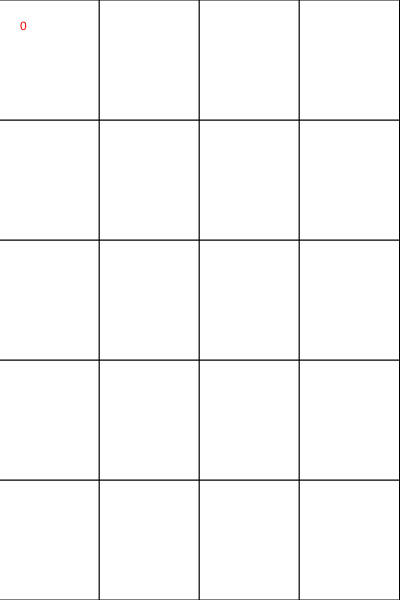
Frame 1 (no input)
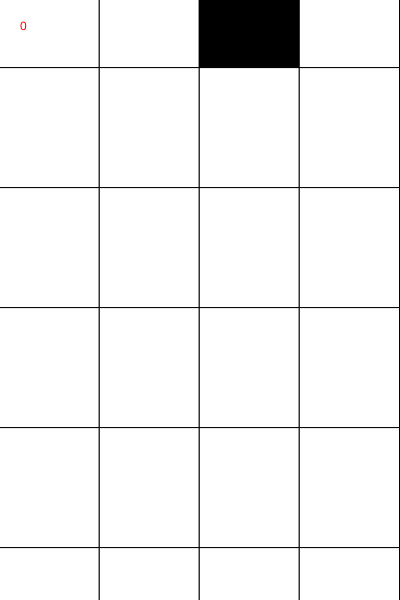
Frame 60 (no input)
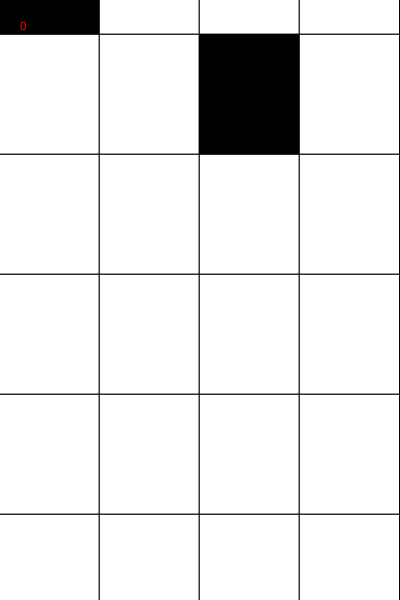
Frame 120 (the mouse pressed at the canvas centre since frame 60)

The p5.js sketch that drew these frames (run headless with seeded random() and noise() and a simulated clock; from frame 60 on, the mouse is pressed at the canvas centre):

// p5.js sketch
// ── sketch.js
tiles = [];
speed = 1;
playing = true
rows = 5
cols = 4
score = 0

function setup() {

	createCanvas(400, 600);
	tileX = width / cols;
	tileY = height / rows;
	for (i = 0; i < rows + 1; i++) {
		tiles.push({
			clicat: true,
			ypos: height - height / rows * i,
			negra: -1
		});
	}

}

function draw() {

	if (playing) {
		play()
	} else {
		background(255, 0, 0)
		fill(255)
		textAlign(CENTER)
		textSize(height/15)
		text(score, width/2, height/2.5+height/10)
		text('RETRY', width/2, height/2+height/10);
	}
}

function mouseClicked() {

	if (!playing) {

		tiles = []
		speed = 1
		playing = true
		score = 0
		setup()

	} else {

		mY = Math.floor(((height - (mouseY - tiles[tiles.length - 1].ypos)) / height * 5) + 1);
		mX = Math.floor(mouseX / width * cols);

		if (tiles[mY].negra === mX) {
			if (!tiles[mY].clicat){
				tiles[mY].clicat = true;
				score +=1;
			}
		} else {
			playing = false;
			speed = 1;
		}
	}

}

function play() {

	background(220);

	if (tiles[tiles.length - 1].ypos > 0) {
		tiles.push({
			clicat: false,
			ypos: tiles[tiles.length - 1].ypos - height / rows,
			negra: Math.floor(random(cols))
		});
		tiles.splice(0, 1);
	}

	for (i = 0; i < tiles.length; i++) {
		for (j = 0; j < cols; j++) {
			if (j == tiles[i].negra) {
				if (tiles[i].clicat) {
					fill(100);
				} else fill(0);
			} else {
				fill(255);
			}
			rect(width / cols * j - 0.5, tiles[i].ypos, tileX, tileY);
		}
		tiles[i].ypos += speed;
	}

	speed += 0.005;
	if (tiles[0].ypos > height - height / 8 && !tiles[0].clicat) playing = false
	fill(255,0,0)
	text(score, 20,30);
}
